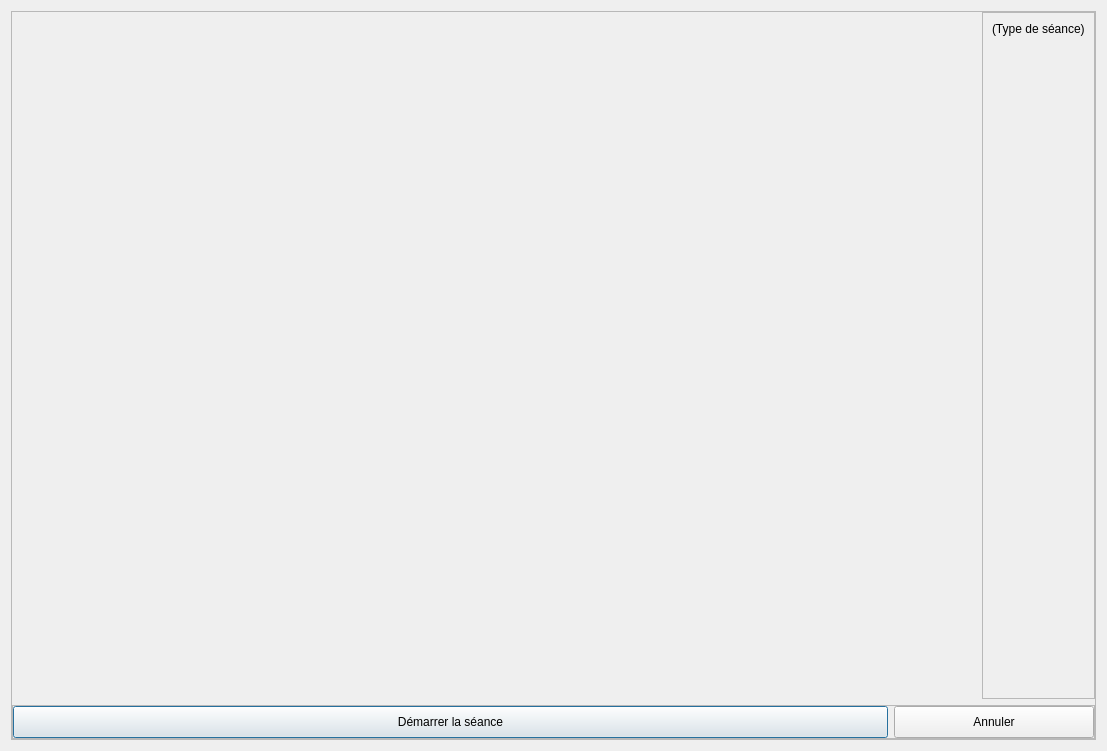
<?xml version="1.0" encoding="UTF-8"?>
<ui version="4.0">
 <class>SessionLobbyDialog</class>
 <widget class="QDialog" name="SessionLobbyDialog">
  <property name="geometry">
   <rect>
    <x>0</x>
    <y>0</y>
    <width>1107</width>
    <height>751</height>
   </rect>
  </property>
  <property name="windowTitle">
   <string>Vestibule</string>
  </property>
  <property name="windowIcon">
   <iconset resource="../../resources/TeraClient.qrc">
    <normaloff>:/icons/OpenTeraPlus.ico</normaloff>:/icons/OpenTeraPlus.ico</iconset>
  </property>
  <layout class="QVBoxLayout" name="verticalLayout_2">
   <item>
    <widget class="QScrollArea" name="scrollArea">
     <property name="widgetResizable">
      <bool>true</bool>
     </property>
     <widget class="QWidget" name="scrollAreaWidgetContents">
      <property name="geometry">
       <rect>
        <x>0</x>
        <y>0</y>
        <width>1087</width>
        <height>731</height>
       </rect>
      </property>
      <layout class="QVBoxLayout" name="verticalLayout_3">
       <property name="leftMargin">
        <number>0</number>
       </property>
       <property name="topMargin">
        <number>0</number>
       </property>
       <property name="rightMargin">
        <number>0</number>
       </property>
       <property name="bottomMargin">
        <number>0</number>
       </property>
       <item>
        <layout class="QHBoxLayout" name="horizontalLayout">
         <item>
          <widget class="QWidget" name="wdgSessionConfig" native="true">
           <property name="sizePolicy">
            <sizepolicy hsizetype="Expanding" vsizetype="Preferred">
             <horstretch>0</horstretch>
             <verstretch>0</verstretch>
            </sizepolicy>
           </property>
          </widget>
         </item>
         <item alignment="Qt::AlignRight">
          <widget class="QFrame" name="frameSessionSetup">
           <property name="sizePolicy">
            <sizepolicy hsizetype="Maximum" vsizetype="Expanding">
             <horstretch>0</horstretch>
             <verstretch>0</verstretch>
            </sizepolicy>
           </property>
           <property name="frameShape">
            <enum>QFrame::StyledPanel</enum>
           </property>
           <property name="frameShadow">
            <enum>QFrame::Raised</enum>
           </property>
           <layout class="QVBoxLayout" name="verticalLayout">
            <item>
             <widget class="QLabel" name="lblTitle">
              <property name="text">
               <string>(Type de séance)</string>
              </property>
             </widget>
            </item>
            <item>
             <widget class="SessionInviteWidget" name="wdgSessionInvite" native="true">
              <property name="sizePolicy">
               <sizepolicy hsizetype="Maximum" vsizetype="Expanding">
                <horstretch>0</horstretch>
                <verstretch>0</verstretch>
               </sizepolicy>
              </property>
             </widget>
            </item>
           </layout>
          </widget>
         </item>
        </layout>
       </item>
       <item>
        <widget class="QFrame" name="frameButtons">
         <property name="sizePolicy">
          <sizepolicy hsizetype="Preferred" vsizetype="Maximum">
           <horstretch>0</horstretch>
           <verstretch>0</verstretch>
          </sizepolicy>
         </property>
         <property name="frameShape">
          <enum>QFrame::StyledPanel</enum>
         </property>
         <property name="frameShadow">
          <enum>QFrame::Raised</enum>
         </property>
         <layout class="QHBoxLayout" name="horizontalLayout_2">
          <property name="leftMargin">
           <number>0</number>
          </property>
          <property name="topMargin">
           <number>0</number>
          </property>
          <property name="rightMargin">
           <number>0</number>
          </property>
          <property name="bottomMargin">
           <number>0</number>
          </property>
          <item>
           <widget class="QPushButton" name="btnStartSession">
            <property name="minimumSize">
             <size>
              <width>0</width>
              <height>32</height>
             </size>
            </property>
            <property name="cursor">
             <cursorShape>PointingHandCursor</cursorShape>
            </property>
            <property name="text">
             <string>Démarrer la séance</string>
            </property>
            <property name="icon">
             <iconset resource="../../resources/TeraClient.qrc">
              <normaloff>:/icons/play.png</normaloff>:/icons/play.png</iconset>
            </property>
            <property name="iconSize">
             <size>
              <width>24</width>
              <height>24</height>
             </size>
            </property>
           </widget>
          </item>
          <item>
           <widget class="QPushButton" name="btnCancel">
            <property name="sizePolicy">
             <sizepolicy hsizetype="Maximum" vsizetype="Fixed">
              <horstretch>0</horstretch>
              <verstretch>0</verstretch>
             </sizepolicy>
            </property>
            <property name="minimumSize">
             <size>
              <width>200</width>
              <height>32</height>
             </size>
            </property>
            <property name="cursor">
             <cursorShape>PointingHandCursor</cursorShape>
            </property>
            <property name="text">
             <string>Annuler</string>
            </property>
            <property name="icon">
             <iconset resource="../../resources/TeraClient.qrc">
              <normaloff>:/icons/delete_old.png</normaloff>:/icons/delete_old.png</iconset>
            </property>
            <property name="iconSize">
             <size>
              <width>24</width>
              <height>24</height>
             </size>
            </property>
           </widget>
          </item>
         </layout>
        </widget>
       </item>
      </layout>
     </widget>
    </widget>
   </item>
  </layout>
 </widget>
 <customwidgets>
  <customwidget>
   <class>SessionInviteWidget</class>
   <extends>QWidget</extends>
   <header>widgets/SessionInviteWidget.h</header>
   <container>1</container>
  </customwidget>
 </customwidgets>
 <resources>
  <include location="../../resources/TeraClient.qrc"/>
 </resources>
 <connections/>
</ui>
